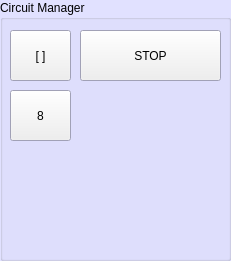
  <widget class="QGroupBox" name="Circuit_Manager">
   <property name="geometry">
    <rect>
     <x>750</x>
     <y>60</y>
     <width>231</width>
     <height>261</height>
    </rect>
   </property>
   <property name="palette">
    <palette>
     <active>
      <colorrole role="Base">
       <brush brushstyle="SolidPattern">
        <color alpha="255">
         <red>255</red>
         <green>255</green>
         <blue>255</blue>
        </color>
       </brush>
      </colorrole>
      <colorrole role="Window">
       <brush brushstyle="SolidPattern">
        <color alpha="255">
         <red>225</red>
         <green>225</green>
         <blue>255</blue>
        </color>
       </brush>
      </colorrole>
     </active>
     <inactive>
      <colorrole role="Base">
       <brush brushstyle="SolidPattern">
        <color alpha="255">
         <red>255</red>
         <green>255</green>
         <blue>255</blue>
        </color>
       </brush>
      </colorrole>
      <colorrole role="Window">
       <brush brushstyle="SolidPattern">
        <color alpha="255">
         <red>225</red>
         <green>225</green>
         <blue>255</blue>
        </color>
       </brush>
      </colorrole>
     </inactive>
     <disabled>
      <colorrole role="Base">
       <brush brushstyle="SolidPattern">
        <color alpha="255">
         <red>225</red>
         <green>225</green>
         <blue>255</blue>
        </color>
       </brush>
      </colorrole>
      <colorrole role="Window">
       <brush brushstyle="SolidPattern">
        <color alpha="255">
         <red>225</red>
         <green>225</green>
         <blue>255</blue>
        </color>
       </brush>
      </colorrole>
     </disabled>
    </palette>
   </property>
   <property name="autoFillBackground">
    <bool>true</bool>
   </property>
   <property name="title">
    <string>Circuit Manager </string>
   </property>
   <widget class="QPushButton" name="Circuit_Manager_SQUARE">
    <property name="enabled">
     <bool>true</bool>
    </property>
    <property name="geometry">
     <rect>
      <x>10</x>
      <y>30</y>
      <width>61</width>
      <height>51</height>
     </rect>
    </property>
    <property name="palette">
     <palette>
      <active>
       <colorrole role="Highlight">
        <brush brushstyle="SolidPattern">
         <color alpha="255">
          <red>255</red>
          <green>255</green>
          <blue>0</blue>
         </color>
        </brush>
       </colorrole>
      </active>
      <inactive>
       <colorrole role="Highlight">
        <brush brushstyle="SolidPattern">
         <color alpha="255">
          <red>255</red>
          <green>255</green>
          <blue>0</blue>
         </color>
        </brush>
       </colorrole>
      </inactive>
      <disabled>
       <colorrole role="Highlight">
        <brush brushstyle="SolidPattern">
         <color alpha="255">
          <red>51</red>
          <green>153</green>
          <blue>255</blue>
         </color>
        </brush>
       </colorrole>
      </disabled>
     </palette>
    </property>
    <property name="text">
     <string>[ ]</string>
    </property>
    <property name="checkable">
     <bool>false</bool>
    </property>
   </widget>
   <widget class="QPushButton" name="Circuit_Manager_EIGHT">
    <property name="enabled">
     <bool>true</bool>
    </property>
    <property name="geometry">
     <rect>
      <x>10</x>
      <y>90</y>
      <width>61</width>
      <height>51</height>
     </rect>
    </property>
    <property name="palette">
     <palette>
      <active>
       <colorrole role="Highlight">
        <brush brushstyle="SolidPattern">
         <color alpha="255">
          <red>255</red>
          <green>255</green>
          <blue>0</blue>
         </color>
        </brush>
       </colorrole>
      </active>
      <inactive>
       <colorrole role="Highlight">
        <brush brushstyle="SolidPattern">
         <color alpha="255">
          <red>255</red>
          <green>255</green>
          <blue>0</blue>
         </color>
        </brush>
       </colorrole>
      </inactive>
      <disabled>
       <colorrole role="Highlight">
        <brush brushstyle="SolidPattern">
         <color alpha="255">
          <red>51</red>
          <green>153</green>
          <blue>255</blue>
         </color>
        </brush>
       </colorrole>
      </disabled>
     </palette>
    </property>
    <property name="text">
     <string>8</string>
    </property>
    <property name="checkable">
     <bool>false</bool>
    </property>
   </widget>
   <widget class="QPushButton" name="Circuit_Manager_STOP">
    <property name="enabled">
     <bool>true</bool>
    </property>
    <property name="geometry">
     <rect>
      <x>80</x>
      <y>30</y>
      <width>141</width>
      <height>51</height>
     </rect>
    </property>
    <property name="text">
     <string>STOP</string>
    </property>
    <property name="checkable">
     <bool>false</bool>
    </property>
    <property name="checked">
     <bool>false</bool>
    </property>
    <property name="autoRepeat">
     <bool>false</bool>
    </property>
   </widget>
  </widget>
